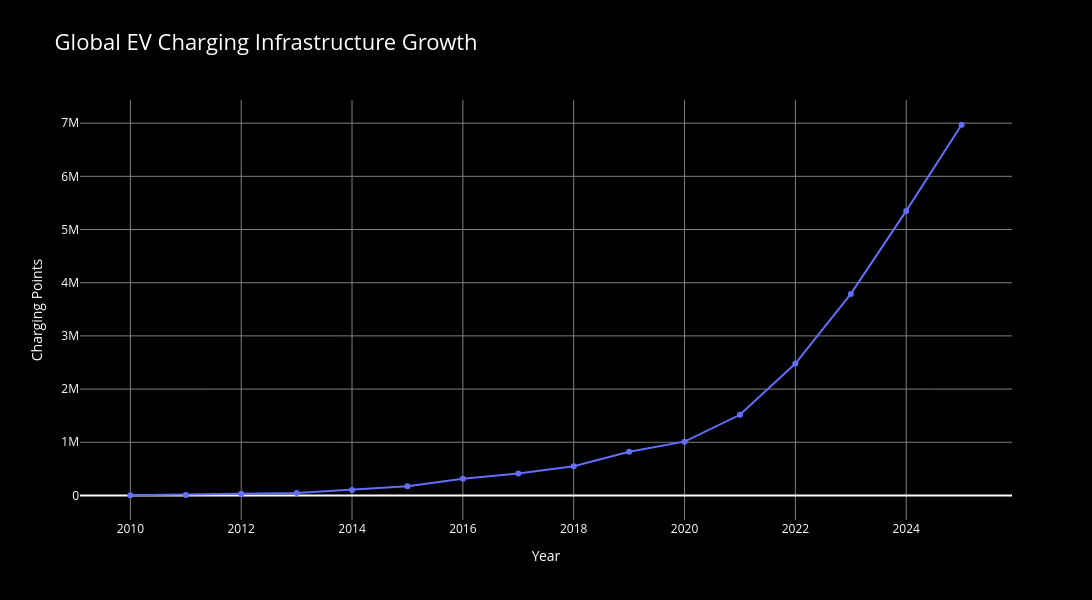

This figure's notebook cell:
### Code cell
# PART 48: Visualize global EV charging infrastructure

fig = px.line(
    global_charging,
    x="year",
    y="value",
    markers=True,
    title="Global EV Charging Infrastructure Growth",
    labels={
        "year":"Year",
        "value":"Charging Points"
    }
)

fig.update_layout(
    width=1200,
    height=600,
    paper_bgcolor="black",
    plot_bgcolor="black",
    font=dict(color="white"),
    title_font=dict(color="white",size=22),
    xaxis=dict(
        title="Year",
        color="white",
        gridcolor="gray"
    ),
    yaxis=dict(
        title="Charging Points",
        color="white",
        gridcolor="gray"
    ),
    hovermode="x unified"
)

fig.show()

### Figure 1 — Plotly figure (JSON) as saved in the notebook; plotly's stock layout.template omitted (floating-point values rounded to 4 significant figures)
{"data": [{"hovertemplate": "Year=%{x}<br>Charging Points=%{y}<extra></extra>", "legendgroup": "", "line": {"color": "#636efa", "dash": "solid"}, "marker": {"symbol": "circle"}, "mode": "lines+markers", "name": "", "orientation": "v", "showlegend": false, "type": "scatter", "x": [2010, 2011, 2012, 2013, 2014, 2015, 2016, 2017, 2018, 2019, 2020, 2021, 2022, 2023, 2024, 2025], "xaxis": "x", "y": [4010.0, 10830.0, 30600.0, 44600.0, 103000.0, 175100.0, 313100.0, 412900.0, 548100.0, 820000.0, 1012000.0, 1517000.0, 2480000.0, 3790000.0, 5350000.0, 6970000.0], "yaxis": "y"}], "layout": {"font": {"color": "white"}, "height": 600, "hovermode": "x unified", "legend": {"tracegroupgap": 0}, "paper_bgcolor": "black", "plot_bgcolor": "black", "title": {"font": {"color": "white", "size": 22}, "text": "Global EV Charging Infrastructure Growth"}, "width": 1200, "xaxis": {"anchor": "y", "color": "white", "domain": [0, 1], "gridcolor": "gray", "title": {"text": "Year"}}, "yaxis": {"anchor": "x", "color": "white", "domain": [0, 1], "gridcolor": "gray", "title": {"text": "Charging Points"}}}}
